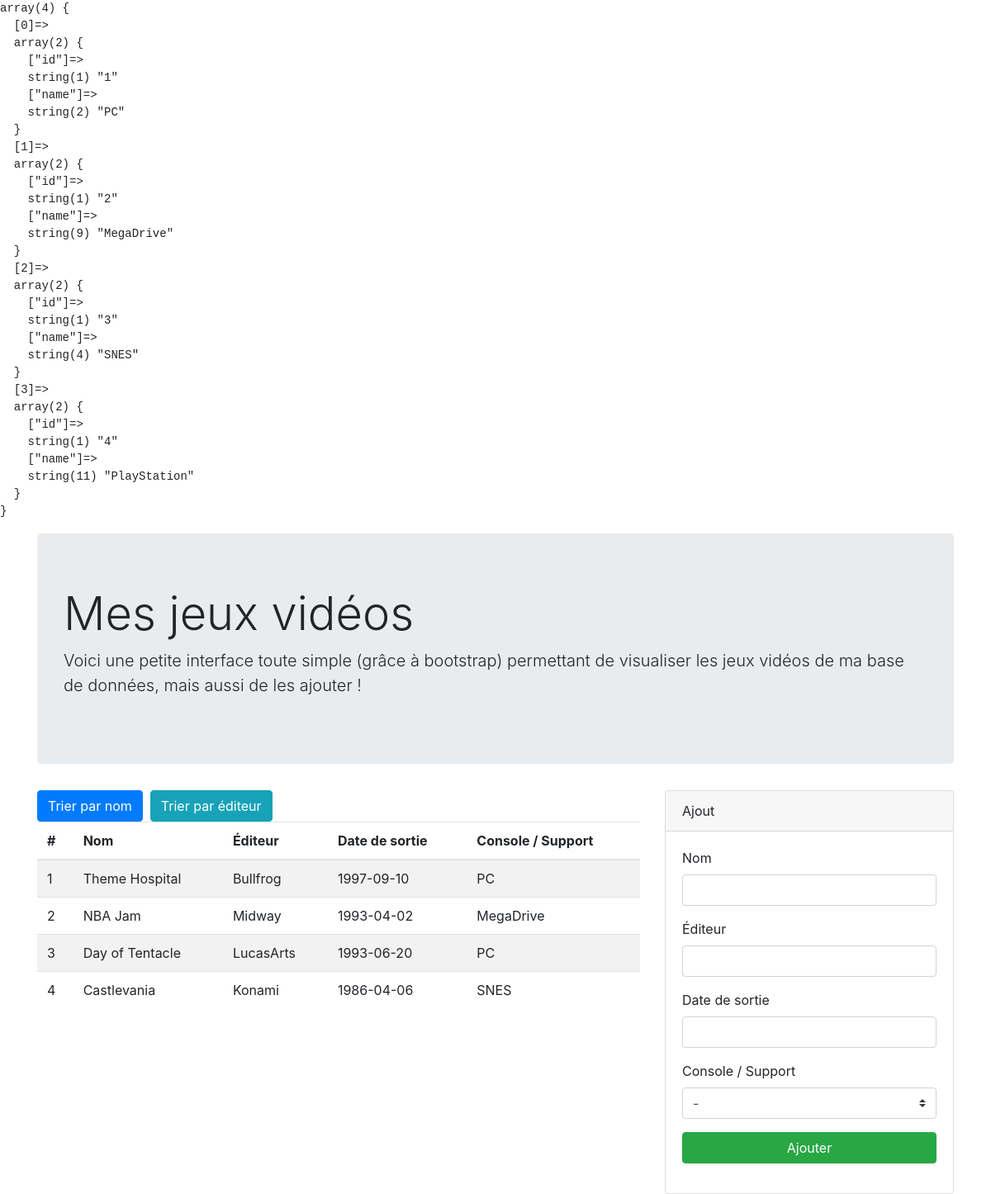
The page / on the database its author committed.
### tables this page shows
CREATE TABLE IF NOT EXISTS `videogame` (
  `id` INT UNSIGNED NOT NULL AUTO_INCREMENT,
  `name` VARCHAR(64) NOT NULL,
  `editor` VARCHAR(64) NULL,
  `release_date` DATE NULL,
  `platform_id` INT UNSIGNED NOT NULL,
  PRIMARY KEY (`id`),
  INDEX `fk_videogame_platform_idx` (`platform_id` ASC));

CREATE TABLE IF NOT EXISTS `platform` (
  `id` INT UNSIGNED NOT NULL AUTO_INCREMENT,
  `name` VARCHAR(32) NOT NULL,
  PRIMARY KEY (`id`));

### view/videogame.php (the view, shortened to what this page needs)
<!doctype html>
<html lang="en">
  <head>
    <link rel="stylesheet" href="https://maxcdn.bootstrapcdn.com/bootstrap/4.0.0/css/bootstrap.min.css">
  </head>
  <body>
    <main class="container">
        <div class="jumbotron">
            <h1 class="display-4">Mes jeux vidéos</h1>
            <p class="lead">Voici une petite interface toute simple (grâce à bootstrap) permettant de visualiser les jeux vidéos de ma base de données, mais aussi de les ajouter !</p>
        </div>
        <div class="row">
            <div class="col-12 col-md-8">
                <a href="index.php?order=name" class="btn btn-primary">Trier par nom</a>&nbsp;
                <a href="index.php?order=editor" class="btn btn-info">Trier par éditeur</a>&nbsp;
                <br>
                <table class="table table-striped">
                <thead>
                    <tr>
                        <th scope="col">#</th>
                        <th scope="col">Nom</th>
                        <th scope="col">&Eacute;diteur</th>
                        <th scope="col">Date de sortie</th>
                        <th scope="col">Console / Support</th>
                    </tr>
                </thead>
                <tbody>
                    <?php foreach($videogameList as $key => $videogame): ?>
                        <tr>
                            <td><?= $key +1 ?></td>
                            <td><?= $videogame['name'] ?></td>
                            <td><?= $videogame['editor'] ?></td>
                            <td><?= $videogame['release_date'] ?></td>
                            <td>
                                <?php
                                    foreach($platformList as $platform) {
                                        if($videogame['platform_id'] === $platform['id']) {
                                            echo $platform['name'];
                                        }
                                    }
                                ?>
                            </td>
                        </tr>
                    <?php endforeach; ?>
                </tbody>
                </table>
            </div>
            <div class="col-12 col-md-4">
                <div class="card">
                    <div class="card-header">Ajout</div>
                    <div class="card-body">
                        <form action="" method="post">
                            <div class="form-group">
                                <label for="name">Nom</label>
                                <input type="text" class="form-control" name="name" id="name" placeholder="">
                            </div>
                            <div class="form-group">
                                <label for="editor">&Eacute;diteur</label>
                                <input type="text" class="form-control" name="editor" id="editor" placeholder="">
                            </div>
                            <div class="form-group">
                                <label for="release_date">Date de sortie</label>
                                <input type="text" class="form-control" name="release_date" id="release_date" placeholder="">
                            </div>
                            <div class="form-group">
                                <label for="platform">Console / Support</label>
                                <select class="custom-select" id="platform" name="platform">
                                    <option>-</option>
                                </select>
                            </div>
                            <button type="submit" class="btn btn-success btn-block">Ajouter</button>
                        </form>
                    </div>
                </div>
            </div>
        </div>
    </main>
  </body>
</html>

### index.php (shortened to what this page needs)
<?php
require __DIR__.'/inc/db.php';
$requeteSQL = '
    SELECT * FROM platform
';
 $monStatement = $pdo->query($requeteSQL);
 $platformList = $monStatement->fetchAll(PDO::FETCH_ASSOC);
echo '<pre>';
var_dump($platformList);
echo '</pre>';
$sql = '
    SELECT * FROM videogame
';
$monPDOStatement = $pdo->query($sql);
$videogameList = $monPDOStatement->fetchAll(PDO::FETCH_ASSOC);
require __DIR__.'/view/videogame.php';

### rows shown on the page
videogame: name "Theme Hospital", editor "Bullfrog", release_date "1997-09-10"
platform: name "PC"
videogame: name "NBA Jam", editor "Midway", release_date "1993-04-02"
platform: name "MegaDrive"
videogame: name "Day of Tentacle", editor "LucasArts", release_date "1993-06-20"
videogame: name "Castlevania", editor "Konami", release_date "1986-04-06"
platform: name "SNES"
